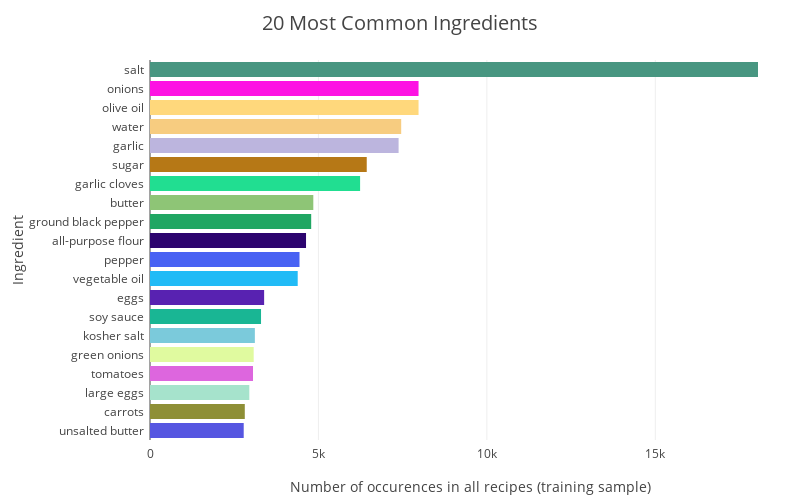

Notebook code cell kept with this figure:
### Code cell
trace = go.Bar(
            x=mostcommoningr_count[::-1],
            y= mostcommoningr[::-1],
            orientation = 'h',marker = dict(color = random_colours(20),
))
layout = go.Layout(
    xaxis = dict(title= 'Number of occurences in all recipes (training sample)', ),
    yaxis = dict(title='Ingredient',),
    title= '20 Most Common Ingredients', titlefont = dict(size = 20),
    margin=dict(l=150,r=10,b=60,t=60,pad=5),
    width=800, height=500, 
)
data = [trace]
fig = go.Figure(data=data, layout=layout)
iplot(fig, filename='horizontal-bar')

### Figure 1 — Plotly figure (JSON) as saved in the notebook; plotly's stock layout.template omitted (floating-point values rounded to 4 significant figures)
{"data": [{"marker": {"color": ["#5656E1", "#8E8F36", "#A6E3CC", "#DD66DE", "#E0FA9F", "#7BCADB", "#19B694", "#5822B1", "#21BBF6", "#4862F3", "#2C046E", "#20A663", "#8EC576", "#21DE91", "#B67816", "#BCB5DE", "#F7CC80", "#FFD87C", "#FD12E3", "#489681"]}, "orientation": "h", "type": "bar", "uid": "3b2fc08e-79f0-4ed6-9a9b-ac4c7a10ccfe", "x": [2782, 2814, 2948, 3058, 3078, 3113, 3296, 3388, 4385, 4438, 4632, 4785, 4848, 6237, 6434, 7380, 7457, 7972, 7972, 18049], "y": ["unsalted butter", "carrots", "large eggs", "tomatoes", "green onions", "kosher salt", "soy sauce", "eggs", "vegetable oil", "pepper", "all-purpose flour", "ground black pepper", "butter", "garlic cloves", "sugar", "garlic", "water", "olive oil", "onions", "salt"]}], "layout": {"height": 500, "margin": {"b": 60, "l": 150, "pad": 5, "r": 10, "t": 60}, "title": {"font": {"size": 20}, "text": "20 Most Common Ingredients"}, "width": 800, "xaxis": {"title": {"text": "Number of occurences in all recipes (training sample)"}}, "yaxis": {"title": {"text": "Ingredient"}}}}
